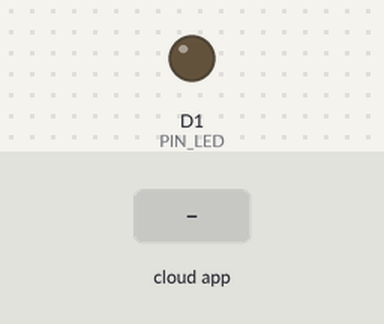
Recording of a sketch running on a simulated ESP8266 (NodeMCU). On the bench: output pins drawn as LEDs (lit = HIGH). Inputs (shaded band) come from the test bench. WiFi joins after 1.5 s; servers stay silent unless stated; the Firebase database answers and starts empty; what the sketch prints to the serial monitor is not drawn.

Above: at 2.7 s.
2.8 s: the phone or cloud app sets ledStatus to 1
At 3.6 s:
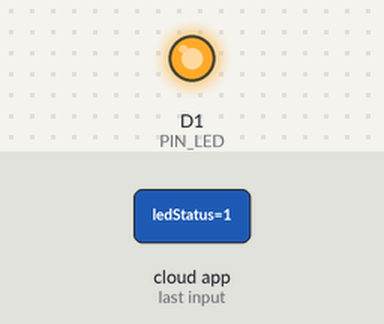
4.3 s: the phone or cloud app sets ledStatus to 0
At 4.8 s:
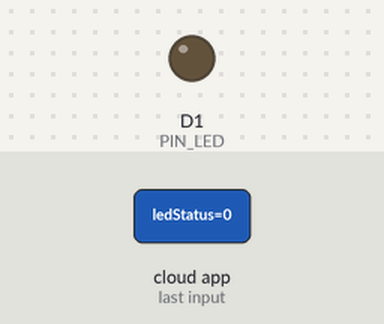
Timing chart, 0 to 7.3 s (numbered marks = the images above; inputs shaded):
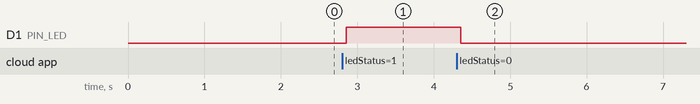

Measured:
- after the input at 2.8 s, D1 (PIN_LED): LOW → HIGH after 0.05 s
- after the input at 4.3 s, D1 (PIN_LED): HIGH → LOW after 0.06 s

The sketch:

Example5-Firebase-send.ino
```cpp
#include "FirebaseESP8266.h"
#include "ESP8266WiFi.h"
#include "DHTesp.h"

#define PIN_LED D1
#define PIN_DHT D0

#define WIFI_SSID "wifi_name"
#define WIFI_PASSWORD "wifi_password"

#define FIREBASE_HOST "firebase_project_id.firebaseio.com"
#define FIREBASE_AUTH "firebase_database_secret"

FirebaseData firebaseData;

DHTesp dht;

const int temperatureUpdateIntervalMs = 30 * 1000; // 30 Seconds
const String temperaturePath = "temperature";
const String humidityPath = "humidity";
const String heatIndexPath = "heatIndex";
const String ledStatusPath = "ledStatus";

bool ledStatus = false;
unsigned long lastTemperatureUpdatedTime = 0;

void setup() {
  Serial.begin(115200);
  pinMode(PIN_LED, OUTPUT);
  dht.setup(PIN_DHT, DHTesp::DHT11);
  digitalWrite(PIN_LED, ledStatus);
  connectWifi();
  Firebase.begin(FIREBASE_HOST, FIREBASE_AUTH);
}

void loop() {
  // Read LedStatus value
  readLedStatus();
  // Send temperature, humidity, heatIndex
  unsigned long currentTime = millis();
  if (currentTime - lastTemperatureUpdatedTime > temperatureUpdateIntervalMs) {
    lastTemperatureUpdatedTime = currentTime;
    sendTemperature();
  }
}

void readLedStatus() {
  if (Firebase.getBool(firebaseData, ledStatusPath)) {
    bool newLedStatus = firebaseData.boolData();
    // Update LedStatus if necessary
    if (newLedStatus != ledStatus) {
      ledStatus = newLedStatus;
      digitalWrite(PIN_LED, ledStatus);
    }
  } else {
    onFirebaseError("Read LedStatus");
  }
}

void sendTemperature() {
  Serial.println("Sending Temperature");
  float temperature = dht.getTemperature();
  float humidity = dht.getHumidity();
  float heatIndex = dht.computeHeatIndex(temperature, humidity);
  // Send Humidity value
  if (!Firebase.setFloat(firebaseData, humidityPath, humidity)) {
    onFirebaseError("Send Humidity");
  }
  // Send Temperature value
  if (!Firebase.setFloat(firebaseData, temperaturePath, temperature)) {
    onFirebaseError("TSend emperature");
  }
  // Send HeatIndex value
  if (!Firebase.setFloat(firebaseData, heatIndexPath, heatIndex)) {
    onFirebaseError("Send HeatIndex");
  }
}

void onFirebaseError(String action) {
  Serial.print("Firebase Error: "+action);
  Serial.println(firebaseData.errorReason());
}

void connectWifi() {
  Serial.printf("Connecting to %s \n", WIFI_SSID);
  WiFi.begin(WIFI_SSID, WIFI_PASSWORD);
  while (WiFi.status() != WL_CONNECTED) {
    Serial.println("...");
    delay(500);
  }
  Serial.println("Connected to WiFi");
  Serial.printf("Local IP: %s\n", WiFi.localIP().toString().c_str());
}
```
